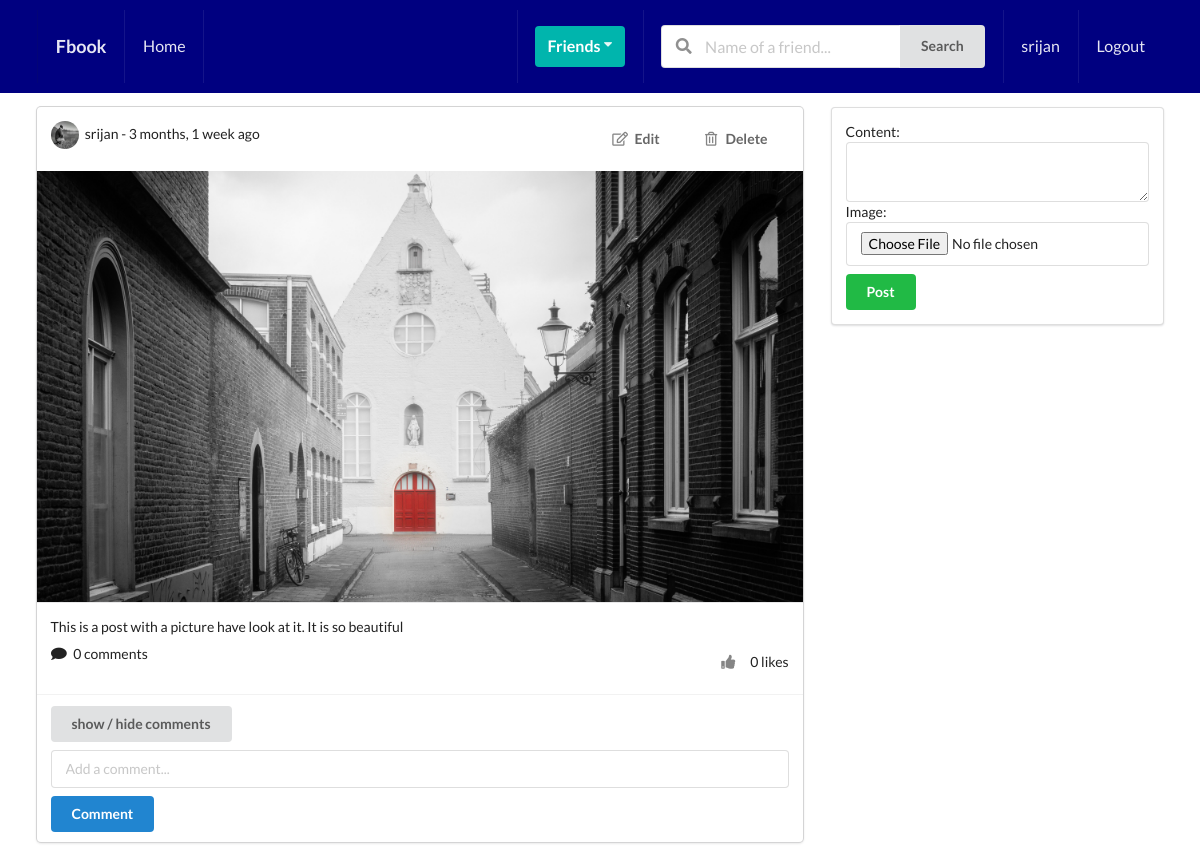
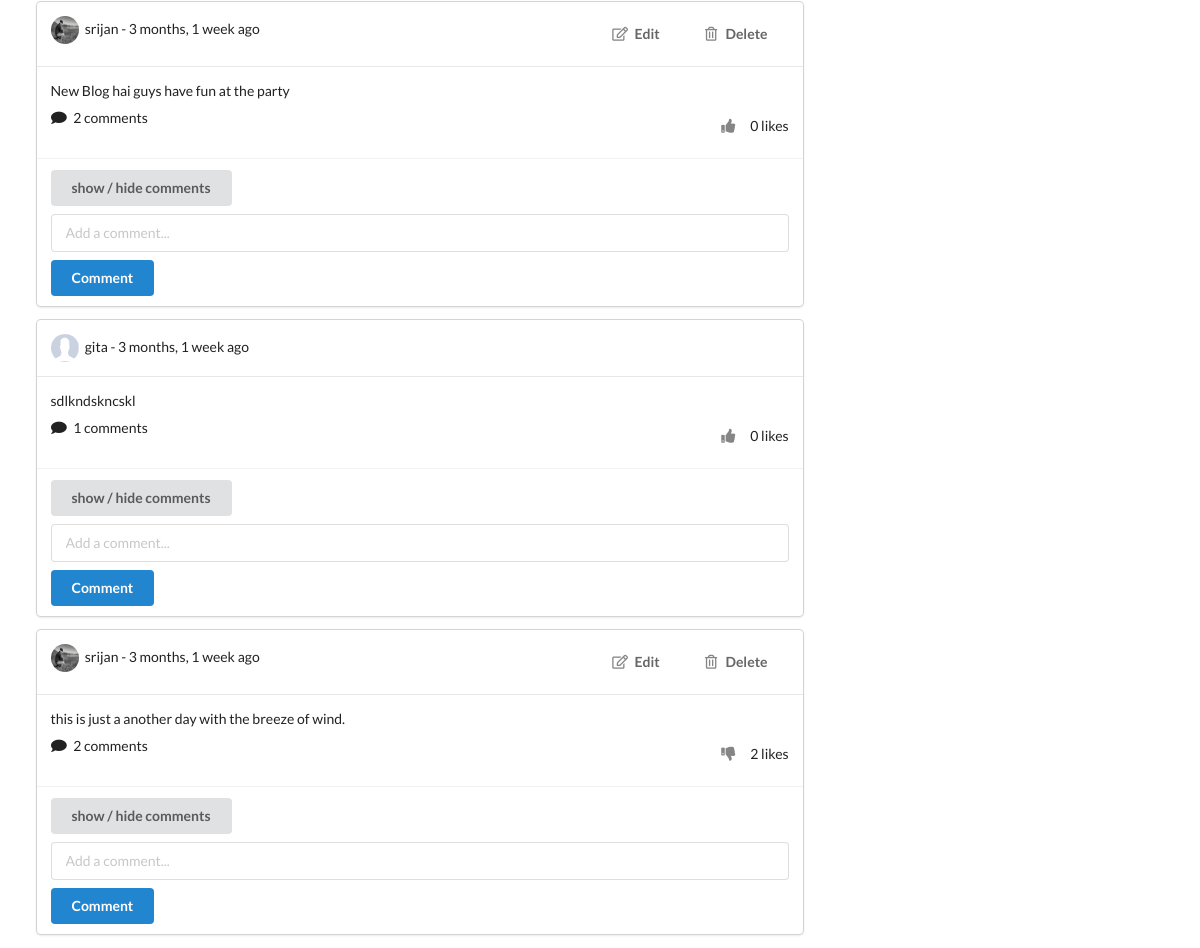
The app's page / (signed in) with its own data (2 pictures, top to bottom).
### blogs/models.py (models this page shows, shortened)
class Post(models.Model):
    content=models.TextField()
    image=models.ImageField(upload_to='post_pics', validators=[FileExtensionValidator(['png','jpg','jpeg'])],blank=True)
    liked=models.ManyToManyField(Profile, blank=True,related_name='likes')
    updated=models.DateTimeField(auto_now=True)
    created=models.DateTimeField(auto_now_add=True)
    author=models.ForeignKey(Profile, on_delete=models.CASCADE,related_name='posts')
    def number_likes(self):
        return self.liked.all().count()
    def number_comment(self):
        return self.comment.all().count()  #if related_name is not provided in the field like in comment model then we can user 'modelname_set' to grab the data for the singular data.
    class Meta:
        ordering=['-created']
    """def save(self, force_insert=False, force_update=False, using=None, update_fields=None):
        super().save(force_insert=force_insert, force_update=force_update, using=using, update_fields=update_fields)

        img=Image.open(self.image.path)
        if img.height>300 or img.width>300:
            output_size=(300,300)
            img.thumbnail(output_size)
            img.save(self.image.path)"""

### users/models.py (models this page shows, shortened)
class Profile(models.Model):
    user=models.OneToOneField(User, on_delete=models.CASCADE)
    bio=models.TextField(max_length=500,default='This user has no bio..')
    email=models.EmailField(max_length=254,blank=True)
    country=models.CharField(max_length=50,blank=True)
    image=models.ImageField(upload_to='profile_pic',default='default.png')
    friends=models.ManyToManyField(User,blank=True,related_name='friends')
    updated=models.DateTimeField(auto_now=True)
    created=models.DateTimeField(auto_now_add=True)
    objects=ProfileManager()
    def __str__(self):
        return f"{self.user.username}"

### blogs/views.py (the view, shortened to what this page needs)
# urls.py: path("", views.home, name="home"),
@login_required
def home(request):
    user=request.user
    posts=Post.objects.all()
    profile=Profile.objects.get(user=request.user)
    p_form=PostCreationForm()
    c_form=CommentModelForm()
    context={
        'posts':posts,
        'profile':profile,
        'p_form':p_form,
        'c_form':c_form
    }
    return render(request,'blogs/home.html',context)

### blogs/forms.py
class PostCreationForm(forms.ModelForm):
    content=forms.CharField(widget=forms.Textarea(attrs={'rows':2}))
    class Meta:
        model=Post
        fields=['content','image']

class CommentModelForm(forms.ModelForm):
    body=forms.CharField(label='',widget=forms.TextInput(attrs={'placeholder':'Add a comment...'}))
    class Meta:
        model=Comment
        fields=['body']

### blogs/templates/blogs/home.html (shortened to what this page needs)
{% extends 'blogs/base.html' %}
{% block content %}
<div class="ui grid">
    <div class="eleven wide column">
        {% for i in posts %}
        <div class="ui fluid card">
            <div class="content">
                <div class="right floated meta">
                <div class="ui grid">
                    <div class="row">
                        {% ifequal request.user i.author.user %}
                            <a href="{% url 'postUpdate' i.id %}"><button class="ui button bwhite-lg "><i class="edit outline icon"></i>Edit</button></a>
                            <a href="{% url 'postDelete' i.id %}"><button class="ui button bwhite-lg "><i class="trash alternate outline icon"></i>Delete</button></a>
                        {% endifequal %}
                    </div>
                </div>
                </div>
                <img class="ui avatar image" src="{{i.author.image.url}}">
                {{ i.author }} - {{ i.created|timesince}} ago
            </div>
            <div class="ui fluid image">
                {% if i.image %}
                    <img src="{{i.image.url}}" alt="PIC">
                {% endif %}
            </div>
            <div class="content">
                <p> {{ i.content }} </p>
                <div class="right floated">
                    <form action="{% url 'likeUnlikePost' %}" method="POST">
                        {% if profile not in i.liked.all %}
                            <button type="submit" class="ui bwhite-sm button"><i class="thumbs up icon"></i>
                            </button>
                            <span> {{i.number_likes}} likes</span>
                        {% else %}
                            <button type="submit" class="ui bwhite-sm button"><i class="thumbs down icon"></i>
                            </button>
                            <span> {{i.number_likes}} likes</span>
                        {% endif %}
                    </form>
                </div>
                <i class="comment icon"></i>
                <span> {{ i.number_comment }} comments</span>
            </div>
            <div class="extra content">
                <button class="cmt_btn ui button mb-5">show / hide comments</button>
                <form action="" method="POST" class='ui fluid form mt-8'>
                    {{ c_form }}
                    <button type="submit" name="comment_button" class="ui primary button mt-8 w-full">Comment</button>
                </form>
            </div>
        </div>
        {% endfor %}
    </div>
    <div class="five wide column">
        <div class="ui segment">
            <form action="" method="POST" class='ui form' enctype="multipart/form-data">
                {{p_form}}
                <button type='submit' name="post_button" class="ui positive button w-full mt-8">Post</button>
            </form>
        </div>
    </div>
</div>
{% endblock content %}

### blogs/templates/blogs/base.html (shortened to what this page needs)
{% load static %}
<!DOCTYPE html>
<html lang="en">
<head>
    <link rel="stylesheet" href="https://cdn.jsdelivr.net/npm/semantic-ui@2.4.2/dist/semantic.min.css">
    <link rel="stylesheet" type="text/css" href="{% static 'css/styles.css' %}">
</head>
<body>
    <div class="ui inverted menu nav">
        <div class="ui container">
          <a href="#" class="item">
              <h3>Fbook</h3>
          </a>
          {% if user.is_authenticated %}
          <a href="{% url 'home' %}" class="item">
              Home
          </a>
          <div class="right menu">
              <div class="item">
                  <div class="ui floating dropdown icon button teal" id="dropdown_id"> Friends
                      <i class="dropdown icon"></i>
                   </div>
              </div>
                   <div class="item">
                    <form action="{% url 'search' %}" method="GET">
                      <div class="ui action left icon input">
                      <input class="prompt" type="text" name='q' value="{{request.GET.q}}" placeholder="Name of a friend...">
                      <button type='submit' class="ui button">Search</button>
                      </div>
                  </form>
                  </div>
                  <a href="{% url 'profile' %}" class="item">
                       {{request.user.username}}
                  </a>
                  <a href="{% url 'logout' %}" class="ui item">
                      Logout
                  </a>
                {% endif %}
          </div>
        </div>
      </div>
      <div class="ui container">
    <div class="ui container">
    {% block content %}
    {% endblock content %}
    </div>
</body>
</html>

### static/css/styles.css (style rules this page uses)
.nav { background-color: #000080 !important; font-size: 16px !important; border-radius: 0px !important; padding: 10px 0px 10px 0px !important; }
.mt-8 { margin-top: 8px !important; }
.bwhite-lg { background-color: transparent !important; }
.bwhite-sm { background-color: transparent !important; width: 10px !important; }

### records on screen
Post: author.image (picture), author "srijan", created "3 months, 1 week", image (picture), content "This is a post with a picture have look at it. It is so beautiful", number_likes "0", number_comment "0"
Post: author.image (picture), author "srijan", created "3 months, 1 week", content "New Blog hai guys have fun at the party", number_likes "0", number_comment "2"
Post: author.image (placeholder picture), author "gita", created "3 months, 1 week", content "sdlkndskncskl", number_likes "0", number_comment "1"
Post: author.image (picture), author "srijan", created "3 months, 1 week", content "this is just a another day with the breeze of wind.", number_likes "2", number_comment "2"

### other values on screen
{{ request.user.username }} "srijan"
